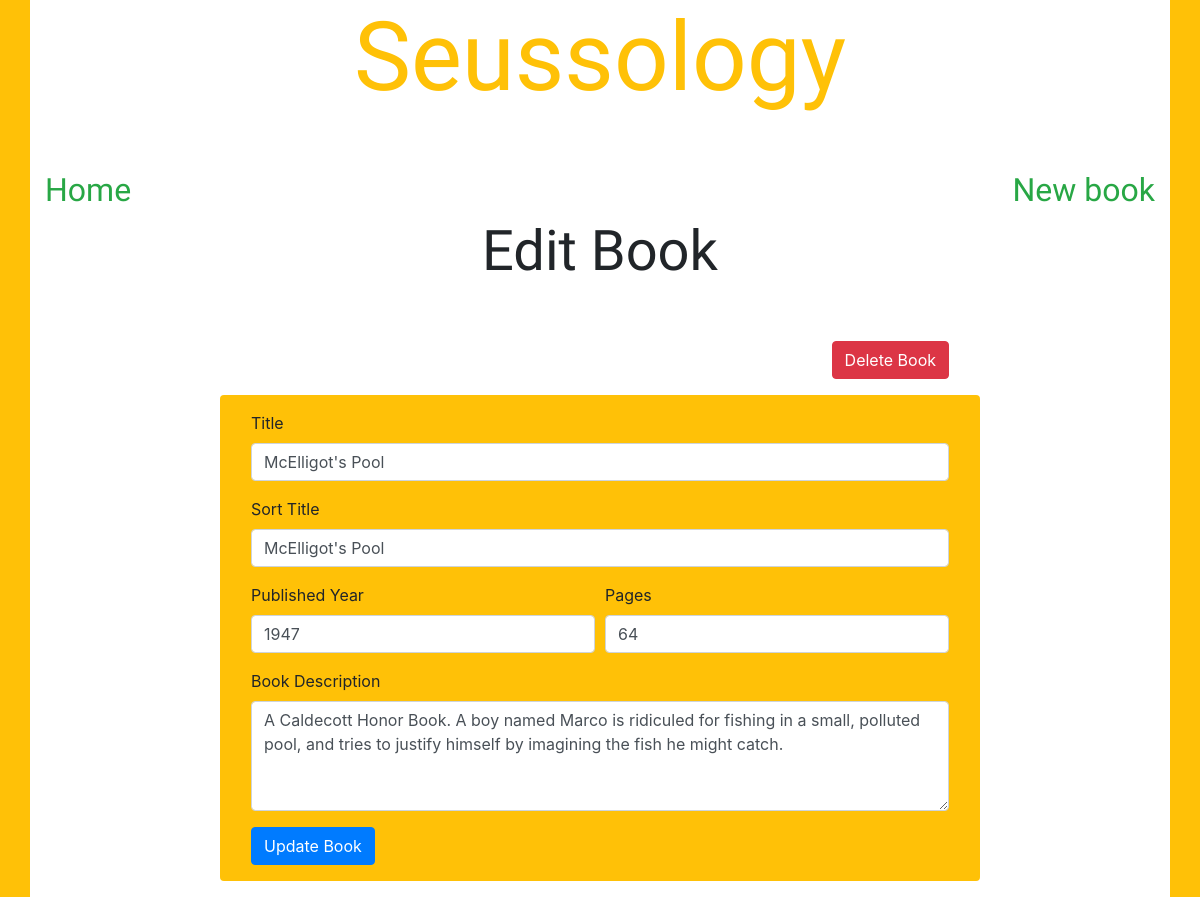
/edit.php?book=5, run on the app's committed database.
### tables this page shows
CREATE TABLE `books` (
  `book_id` int(10) unsigned NOT NULL AUTO_INCREMENT,
  `book_title` varchar(100) NOT NULL,
  `book_title_sort` varchar(100) DEFAULT NULL,
  `book_year` year(4) NOT NULL,
  `book_description` text NOT NULL,
  `book_pages` int(2) unsigned DEFAULT NULL,
  `book_image` varchar(150) DEFAULT NULL,
  `category_id` int(10) unsigned DEFAULT NULL,
  PRIMARY KEY (`book_id`),
  KEY `category_id` (`category_id`),
  CONSTRAINT `books_ibfk_1` FOREIGN KEY (`category_id`) REFERENCES `categories` (`category_id`)
);

### edit.php (the view, shortened to what this page needs)
<?php
require_once "db.php";
if (isset($_GET['book'])) {
    $book_id = $_GET['book'];
     $sql = "SELECT *
            FROM books
            WHERE book_id = $book_id";
    $stmt = $db->query($sql);
} else {
    echo "error";
}
?>
 <!DOCTYPE html>
 <html lang="en">
 <head>
     <link rel="stylesheet" href="https://stackpath.bootstrapcdn.com/bootstrap/4.4.1/css/bootstrap.min.css">
     <link rel="stylesheet" href="./style.css">
 </head>
 <body class="bg-warning">
     <div class="container bg-white">
        <div class="row">
            <div class="col-12 text-center mb-5">
                <h1 class="display-1 text-warning" style="font-family: 'Gloria Hallelujah', cursive;">Seussology</h1>
            </div>
        </div>
        <div class="row">
            <div class="col-6">
                <a href=".\index.php" >
                   <h2 class="text-success" style="font-family: 'Gloria Hallelujah', cursive;" > Home </h2>
                </a>
            </div>
            <div class="col-6 text-right">
                <a href=".\new.php">
                <h2 class="text-success " style="font-family: 'Gloria Hallelujah', cursive;"> New book </h2>
                </a>
            </div>
        </div>
        <div class="row">
            <div class="col-12 text-center mb-5">
                <h1 class="display-4">Edit Book</h1>
            </div>
        </div>
        <?php $book = $stmt->fetch(); ?>
        <div class="row">
            <div class="col-2"></div>
            <div class="col-8">
                <div class="row px-3">
                    <div class="col-9"></div>
                    <div class="col-3">
                        <form action=".\index.php" method="post">
                            <button type="submit" class="btn btn-danger float-right" >Delete Book</button>
                        </form>
                    </div>
                </div>
                <div class="row bg-warning rounded p-3 my-3">
                    <div class="col-12">
                    <form action=".\book.php?book=<?php echo $book['book_id'];?>" method="post">
                        <div class="form-group">
                            <label for="inputTitle">Title</label>
                            <input type="text" class="form-control" name="inputTitle" value="<?php echo $book['book_title']; ?>" required>
                        </div>
                        <div class="form-group">
                            <label for="inputSortTitle">Sort Title</label>
                            <input type="text" class="form-control" name="inputSortTitle" value="<?php echo $book['book_title_sort']; ?> " required>
                        </div>
                        <div class="form-row">
                            <div class="form-group col-md-6">
                            <label for="inputPublished">Published Year</label>
                            <input type="number" class="form-control" name="inputPublished" value="<?php echo $book['book_year']; ?>" required>
                            </div>
                            <div class="form-group col-md-6">
                            <label for="inputPages">Pages</label>
                            <input type="number" class="form-control" name="inputPages" value="<?php echo $book['book_pages']; ?>" required>
                            </div>
                        </div>
                        <div class="form-group">
                            <label for="inputDescription">Book Description</label>
                            <textarea class="form-control" name="inputDescription" rows="4" required><?php echo $book['book_description']; ?></textarea>
                        </div>
                        <button type="submit" class="btn btn-primary">Update Book</button>
                    </form>
                    </div>
                </div>
            </div>
            <div class="col-2"></div>
        </div>
     </div>
 </body>
 </html>

### style.css (style rules this page uses)
h1 { font-family: 'Gloria Hallelujah', cursive; font-size: 55px; }

### data on the page
books: inputTitle "McElligot's Pool", inputSortTitle "McElligot's Pool", inputPublished "1947", inputPages "64", inputDescription "A Caldecott Honor Book. A boy named Marco is ridiculed for fishing in a small, polluted pool, and tries to justify himself by imagining the fish he might catch."
